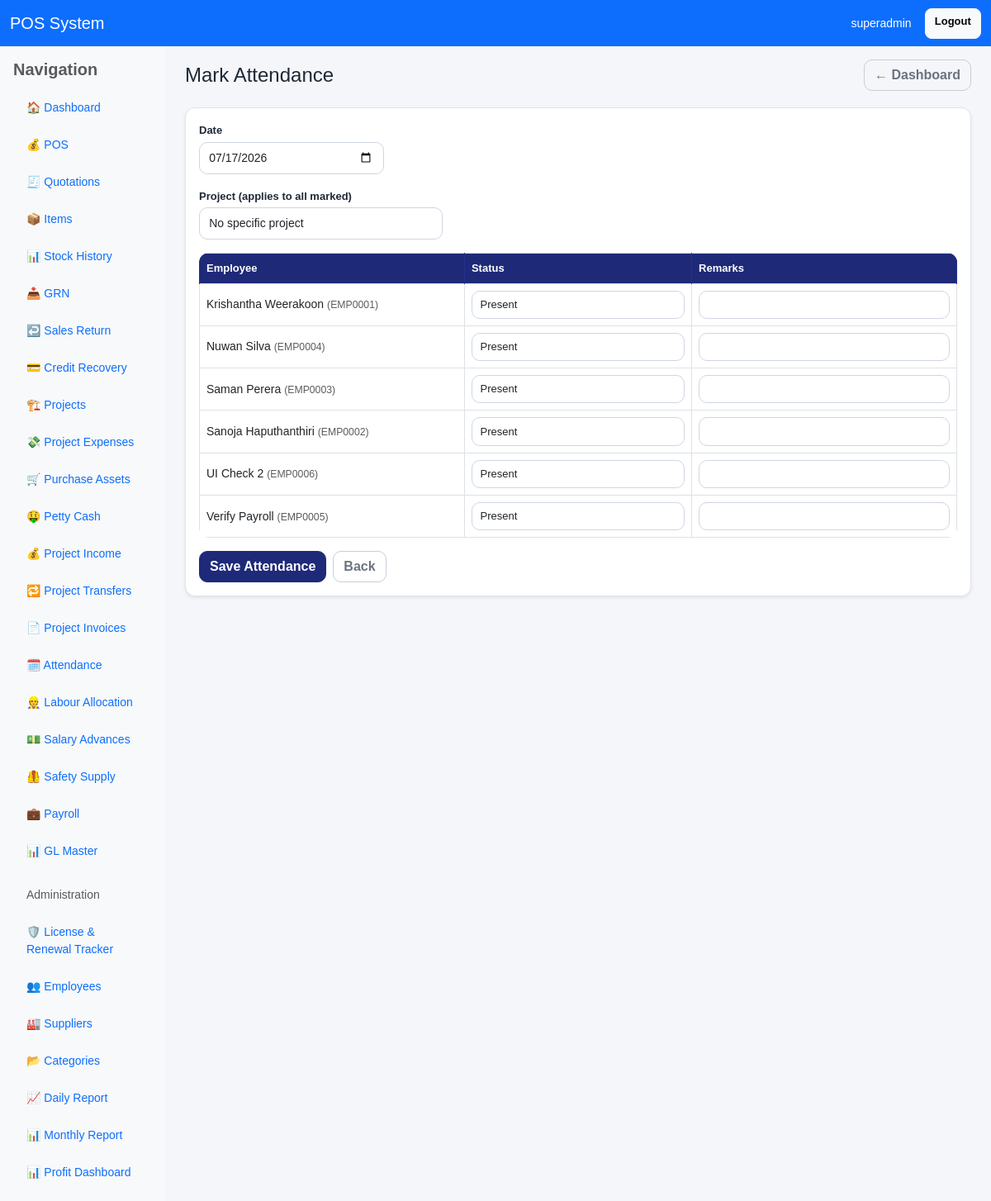
Page /attendance/entry/ (signed in) on the earlier database version.
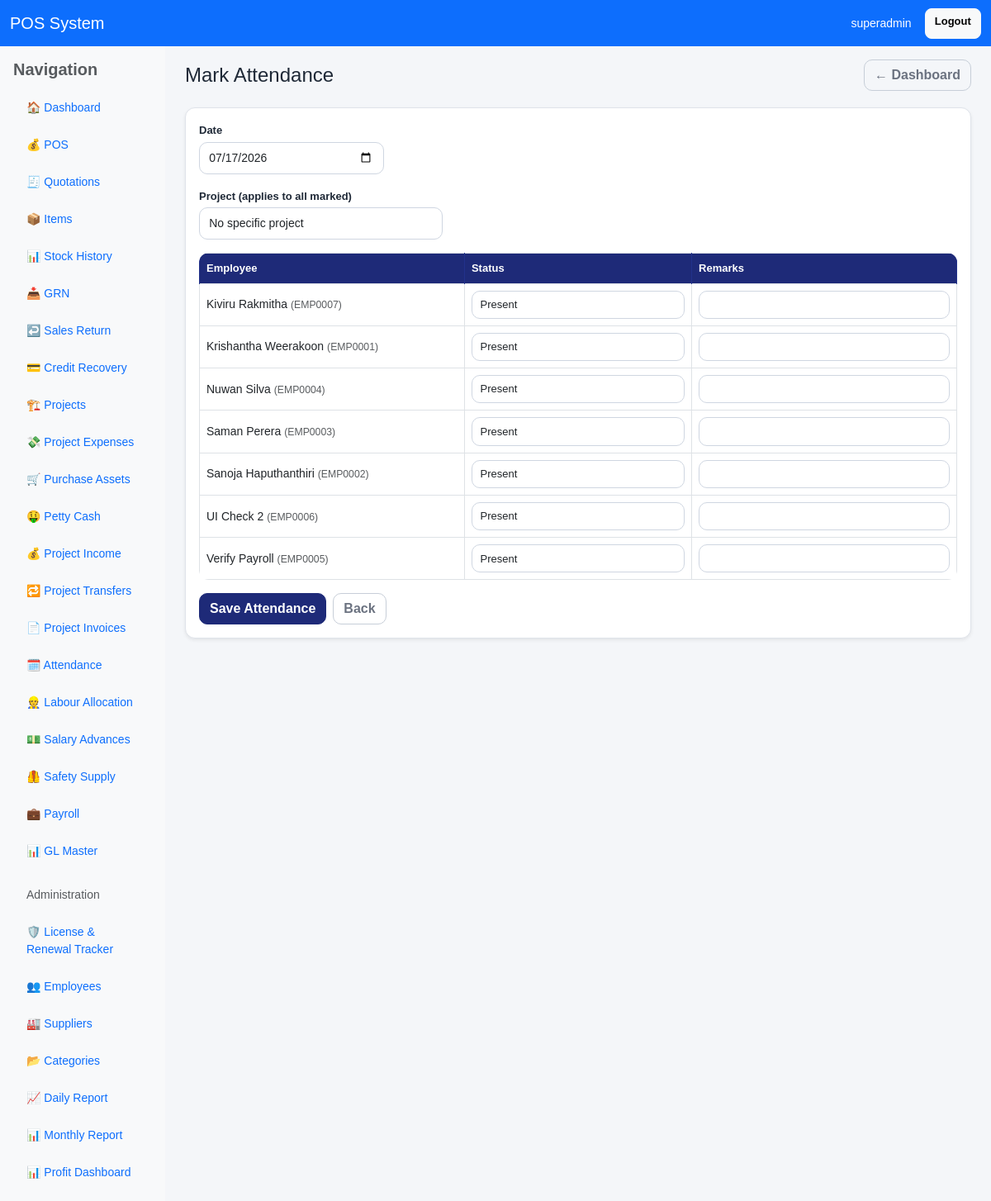
Same page on the later database version.
### pos/models.py (models this page shows, shortened)
class Employee(models.Model):
    EMPLOYMENT_TYPE_CHOICES = [
        ("permanent", "Permanent"),
        ("executive", "Executive"),
        ("contract", "Contract"),
        ("daily_labour", "Daily Labour"),
    ]
    SALARY_TYPE_CHOICES = [
        ("monthly", "Monthly"),
        ("daily", "Daily"),
        ("contract", "Contract"),
    ]
    user = models.ForeignKey(User, on_delete=models.SET_NULL, null=True, blank=True, related_name="employee_profile")
    emp_no = models.CharField(max_length=30, unique=True, blank=True, null=True)
    full_name = models.CharField(max_length=255)
    nic = models.CharField(max_length=20, blank=True, null=True)
    employee_category = models.CharField(max_length=100, blank=True, null=True)
    designation = models.CharField(max_length=100, blank=True, null=True)
    department = models.CharField(max_length=100, blank=True, null=True)
    joining_date = models.DateField(blank=True, null=True)
    basic_salary = models.DecimalField(max_digits=14, decimal_places=2, default=0)
    daily_rate = models.DecimalField(max_digits=14, decimal_places=2, default=0)
    ot_rate = models.DecimalField(max_digits=12, decimal_places=2, default=0, help_text="OT rate per hour. If blank/0, derived from daily/basic rate.")
    salary_type = models.CharField(max_length=20, choices=SALARY_TYPE_CHOICES, default="monthly")
    contract_based = models.BooleanField(default=False)
    employment_type = models.CharField(max_length=30, choices=EMPLOYMENT_TYPE_CHOICES, default="permanent")
    epf_etf_applicable = models.BooleanField(default=True)
    default_project = models.ForeignKey(Project, on_delete=models.SET_NULL, null=True, blank=True, related_name="default_employees")
    default_supervisor = models.ForeignKey("self", on_delete=models.SET_NULL, null=True, blank=True, related_name="default_supervised_employees")
    bank_name = models.CharField(max_length=255, blank=True, null=True)
    bank_account_no = models.CharField(max_length=50, blank=True, null=True)
    address = models.TextField(blank=True, null=True)
    tel = models.CharField(max_length=30, blank=True, null=True)
    petty_cash_limit = models.DecimalField(max_digits=12, decimal_places=2, default=0)
    is_active = models.BooleanField(default=True)
    created_at = models.DateTimeField(auto_now_add=True)
    class Meta:
        ordering = ["emp_no", "full_name"]

### pos/views.py (the view, shortened to what this page needs)
# urls.py: path('attendance/entry/', views.attendance_entry, name='attendance_entry'),
@user_passes_test(can_process_payroll)
def attendance_entry(request):
    employees = Employee.objects.filter(is_active=True).order_by("full_name")
    projects = Project.objects.filter(is_active=True).order_by("-id")
    status_choices = Attendance.STATUS_CHOICES
    selected_date = request.GET.get("date") or str(timezone.localdate())
    existing = {
        a.employee_id: a
        for a in Attendance.objects.filter(date=selected_date)
    }
    rows = [{"employee": e, "record": existing.get(e.id)} for e in employees]
    return render(request, "pos/attendance_entry.html", {
        "rows": rows,
        "projects": projects,
        "status_choices": status_choices,
        "selected_date": selected_date,
    })

### pos/views.py (called while the page is built)
def is_owner(user):
    return user.is_superuser or user.groups.filter(name__iexact="Owner").exists()

def can_process_payroll(user):
    return is_owner(user) or is_hr_manager(user)

### pos/templates/pos/attendance_entry.html (shortened to what this page needs)
{% extends 'base.html' %}
{% block page_title %}Mark Attendance{% endblock %}
{% block content %}
<div class="card shadow-sm">
    <div class="card-body">
        <form method="get" class="row g-2 mb-3">
            <div class="col-md-3">
                <label class="form-label">Date</label>
                <input type="date" name="date" class="form-control" value="{{ selected_date }}" onchange="this.form.submit()">
            </div>
        </form>
        <form method="post">
            <div class="row g-3 mb-3">
                <div class="col-md-4">
                    <label class="form-label">Project (applies to all marked)</label>
                    <select name="project" class="form-select">
                        <option value="">No specific project</option>
                    </select>
                </div>
            </div>
            <div class="table-responsive">
                <table class="table table-bordered align-middle">
                    <thead>
                        <tr>
                            <th style="width:35%">Employee</th>
                            <th style="width:30%">Status</th>
                            <th>Remarks</th>
                        </tr>
                    </thead>
                    <tbody>
                        {% for row in rows %}
                        <tr>
                            <td>{{ row.employee.full_name }} <small class="text-muted">({{ row.employee.emp_no }})</small></td>
                            <td>
                                <select name="status_{{ row.employee.id }}" class="form-select form-select-sm">
                                    {% for value, label in status_choices %}
                                    <option value="{{ value }}" {% if row.record and row.record.status == value %}selected{% endif %}>{{ label }}</option>
                                    {% endfor %}
                                </select>
                            </td>
                            <td>
                                <input type="text" name="remarks_{{ row.employee.id }}" class="form-control form-control-sm" value="{{ row.record.remarks|default:'' }}">
                            </td>
                        </tr>
                        {% empty %}
                        <tr><td colspan="3" class="text-center text-muted">No active employees.</td></tr>
                        {% endfor %}
                    </tbody>
                </table>
            </div>
            <div class="mt-3 d-flex gap-2">
                <button type="submit" class="btn btn-primary">Save Attendance</button>
                <a href="{% url 'attendance_list' %}" class="btn btn-outline-secondary">Back</a>
            </div>
        </form>
    </div>
</div>
{% endblock %}

Differences in the rows shown:
added Employee: employee.full_name "Kiviru Rakmitha", employee.emp_no "EMP0007", id "Present"
